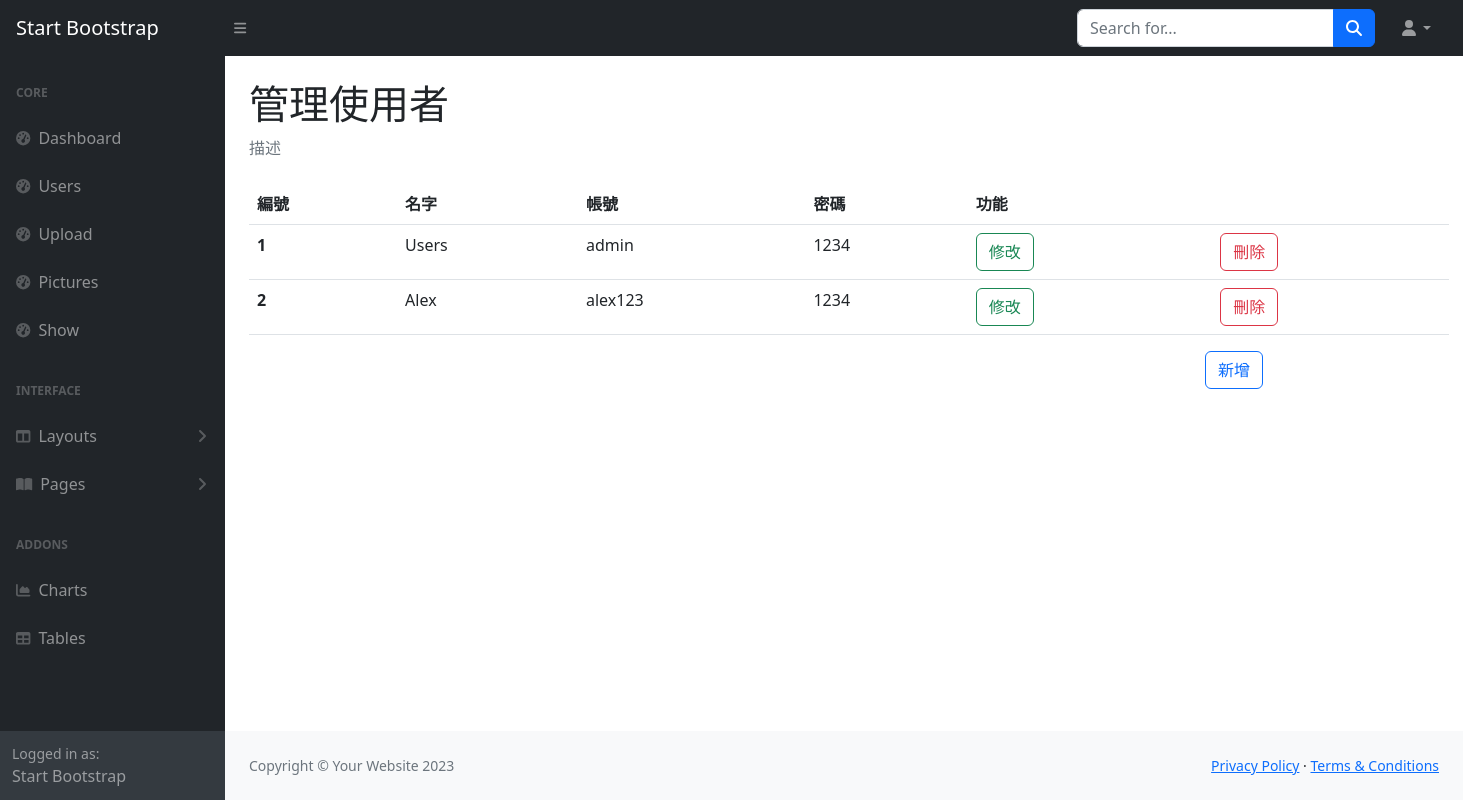
The app's page /users, older data.
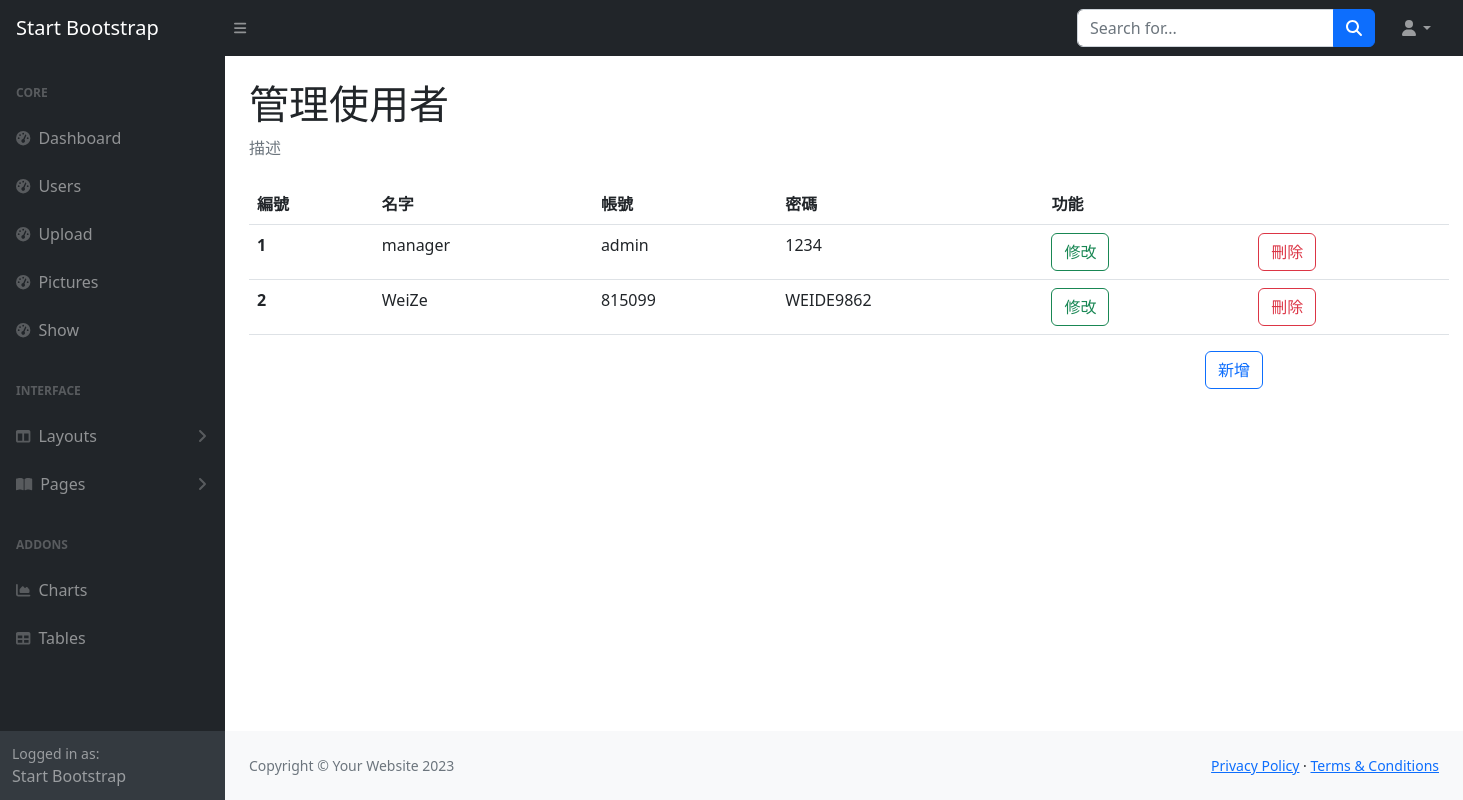
The same page, newer data.
### tables this page shows
CREATE TABLE Users (id INTEGER PRIMARY KEY AUTOINCREMENT, name nvarchar (20), account nvarchar (40), password nvarchar (40));

### app.py (the view)
@app.route("/users")
def users():
    with get_db() as cur:
        cur.row_factory = sql.Row
        cur = cur.cursor()
        cur.execute('select * from Users')
        data = cur.fetchall()
        cur.close()
    return render_template("users.html",data = data)

### app.py (called while the page is built)
def get_db():
    db = getattr(g, '_database', None)
    if db is None:
        db = g._database = sql.connect(DATABASE)
    return db

@app.teardown_appcontext
def close_connection(exception):
    db = getattr(g, '_database', None)
    if db is not None:
        db.close()

### templates/users.html (shortened to what this page needs)
{% extends 'layout/back.html' %}
{% block main%}
<h1 class="mt-4">管理使用者</h1>
<ol class="breadcrumb mb-4">
  <li class="breadcrumb-item active">描述</li>
</ol>
<table class="table" , style="width: 1200px;">
  <thead>
    <tr>
      <th scope="col">編號</th>
      <th scope="col">名字</th>
      <th scope="col">帳號</th>
      <th scope="col">密碼</th>
      <th scope="col">功能</th>
    </tr>
  </thead>
  <tbody>
    {% for i in range(data|length) %}
    <tr>
      <th scope="row">{{ i+1 }}</th>
      <td>{{ data[i].name }}</td>
      <td>{{ data[i].account }}</td>
      <td>{{ data[i].password }}</td>
      <td>
        <div class="row">
          <div class="col">
            <a type="button" class="btn btn-outline-success" href="/edit/{{ data[i].id }}">修改</a>
          </div>
          <div class="col">
            <form action="/deleteuser/{{ data[i].id }}" method="post">
              <button class="btn btn-outline-danger"
                onclick="if(confirm('您確定要刪除嗎？')) return true;else return false">刪除</button>
            </form>
          </div>
        </div>
      </td>
    </tr>
    {% endfor %}
  </tbody>
</table>
<button type="button" class="btn btn-outline-primary" data-bs-toggle="modal" data-bs-target="#create"
  style="right: 200px; position: absolute;">
  新增
</button>
{% block modal %}
</div>
{% endblock modal %}
{% endblock main%}

Row changes from the older to the newer data that the page shows:
removed Users: name "Users", account "admin", password "1234"
removed Users: name "Alex", account "alex123", password "1234"
added Users: name "manager", account "admin", password "1234"
added Users: name "WeiZe", account "815099", password "WEIDE9862"
Text that changed along with them:
new list line: "1 修改 刪除"
new list line: "2 修改 刪除"
list line gone: "1 修改 刪除"
list line gone: "2 修改 刪除"
